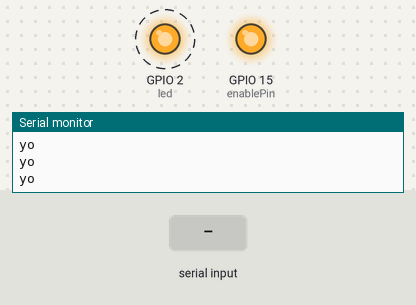
Bench run of a sketch on a simulated ESP32. Shown: output pins drawn as LEDs (lit = HIGH), the last lines printed to the serial monitor. Dashed ring = blinking. The test bench sets the inputs (shaded band).

Above: at 6.8 s.
6.9 s: "1" received over the second serial link
At 7.4 s:
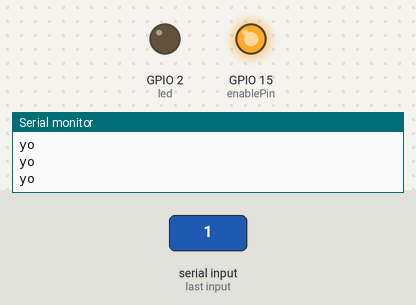
At 9.8 s:
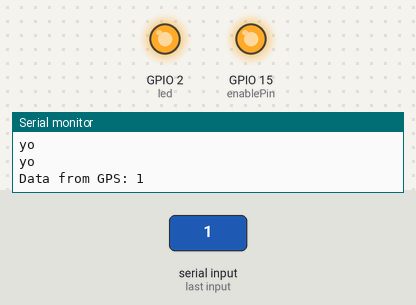
Timing chart, 0 to 16.5 s (numbered marks = the images above; inputs shaded):
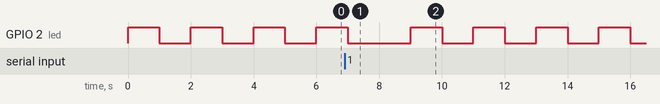

Measured:
- by itself, GPIO 2 (led): repeats every 2.0 s: HIGH 1.0 s, LOW 1.0 s

The sketch:

GPS_Test_Code.ino
```cpp
#include <HardwareSerial.h>

const int led = 2;
const int enablePin = 15;
const int txPin = 17; // needs changing
const int rxPin = 16; // needs changing

HardwareSerial GPSSerial(1);

void setup() {
  pinMode(led, OUTPUT);
  pinMode(enablePin, OUTPUT);
  GPSSerial.begin(4800, SERIAL_8N1, rxPin, txPin);

  // turn on GPS
  digitalWrite(enablePin, HIGH);

  Serial.begin(115200);
  GPSSerial.setTimeout(1000);
}

void loop() {
  confirmTest();
  forwardGPSOutput();

  //GPSSerial.print("$PSRF103,0,1,01,0");
}

void forwardGPSOutput()
{
  if (GPSSerial.available() > 0)
  {
    Serial.print("Data from GPS: ");
    Serial.println(GPSSerial.readString()); // this seems to hang, no timeout??
  }
}

void confirmTest()
{
  digitalWrite(2, HIGH);
  delay(1000);
  digitalWrite(2, LOW);
  delay(1000);
  Serial.println("yo");
}
```
